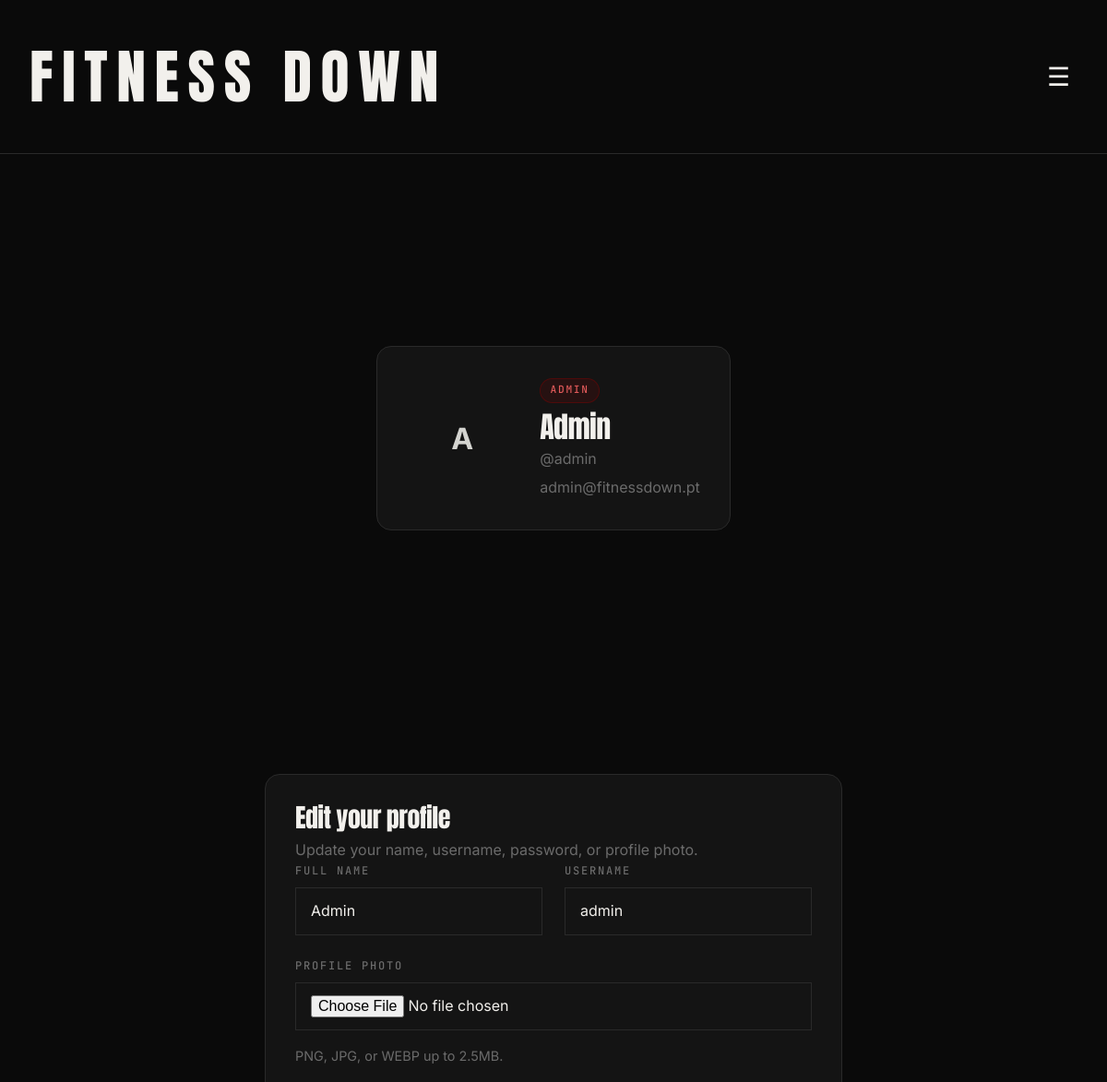
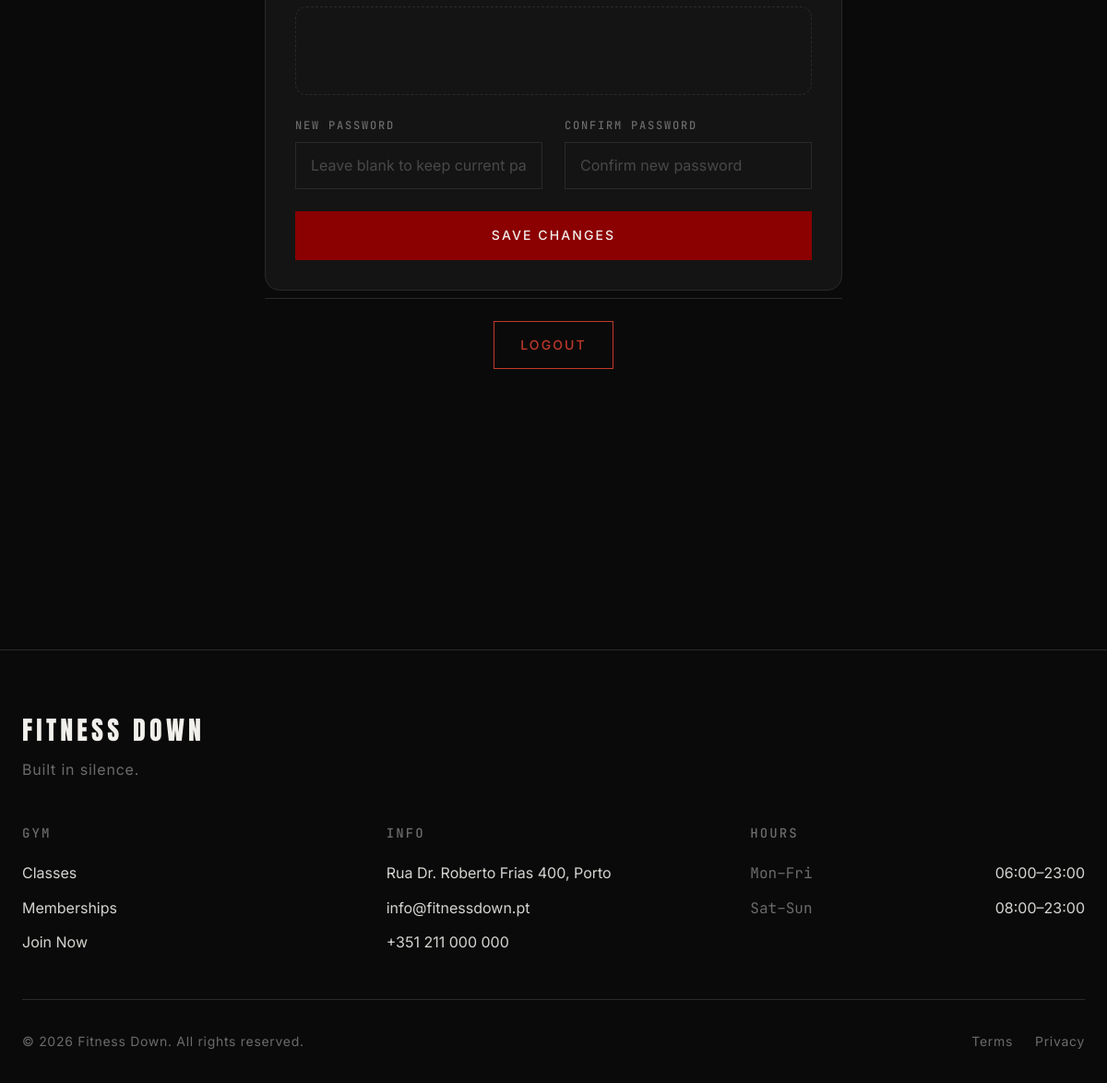
The page /profile.php (signed in) on the database its author committed (2 pictures, top to bottom).
### tables this page shows
CREATE TABLE users (
    id INTEGER PRIMARY KEY AUTOINCREMENT,
    name TEXT NOT NULL,
    email TEXT NOT NULL UNIQUE,
    username TEXT NOT NULL UNIQUE,
    password_hash TEXT NOT NULL,
    profile_photo TEXT,
    role TEXT NOT NULL CHECK (role IN ('member', 'trainer', 'admin')),
    created_at TEXT NOT NULL DEFAULT CURRENT_TIMESTAMP,
    is_active INTEGER NOT NULL DEFAULT 1
);

### includes/helper.php (called while the page is built, shortened)
<?php
function e(string $val): string {
    return htmlspecialchars($val, ENT_QUOTES | ENT_SUBSTITUTE, 'UTF-8');
}

### profile.php (the view, shortened to what this page needs)
<?php
$pdo = get_db();
$user_id = $_SESSION['user_id'];
$stmt = $pdo->prepare('SELECT id, name, email, username, profile_photo FROM users WHERE id = ?');
$stmt->execute([$user_id]);
$user = $stmt->fetch();
$name = $user['name'];
$username = $user['username'];
$profile_photo = $user['profile_photo'];
include __DIR__ . '/includes/header.php';
?>
<main class="profile-page">
    <section class="profile-page__hero">
        <div class="profile-card">
            <div class="profile-avatar <?= $profile_photo ? 'profile-avatar--image' : 'profile-avatar--initials' ?>">
                <?php if ($profile_photo): ?>
                    <img src="<?= e($profile_photo) ?>" alt="<?= e($user['name']) ?>">
                <?php else: ?>
                    <span><?= e(implode('', array_map(fn($p) => strtoupper($p[0] ?? ''), explode(' ', $user['name']))) ?: 'U') ?></span>
                <?php endif; ?>
            </div>
            <div class="profile-card__body">
                <span class="profile-role-badge profile-role-badge--<?= e($_SESSION['role'] ?? 'member') ?>">
                    <?= e(ucfirst($_SESSION['role'] ?? 'member')) ?>
                </span>
                <h1 class="profile-card__title"><?= e($user['name']) ?></h1>
                <p class="profile-card__meta">@<?= e($user['username']) ?></p>
                <p class="profile-card__email"><?= e($user['email']) ?></p>
            </div>
        </div>
    </section>
    <section class="profile-page__form">
        <div class="profile-form-card">
            <header class="profile-form-card__header">
                <h2>Edit your profile</h2>
                <p>Update your name, username, password, or profile photo.</p>
            </header>
            <form class="profile-form" action="/profile.php" method="post" enctype="multipart/form-data" novalidate>
                <div class="profile-form__row">
                    <div class="form__group">
                        <label for="name" class="form__label">Full name</label>
                        <input type="text" id="name" name="name" class="form__input" value="<?= e($name) ?>" required>
                    </div>
                    <div class="form__group">
                        <label for="username" class="form__label">Username</label>
                        <input type="text" id="username" name="username" class="form__input" value="<?= e($username) ?>" required>
                    </div>
                </div>
                <div class="form__group">
                    <label for="profile-photo" class="form__label">Profile photo</label>
                    <input type="file" id="profile-photo" name="profile_photo" class="form__input" accept="image/png,image/jpeg,image/webp">
                    <p class="form__hint">PNG, JPG, or WEBP up to 2.5MB.</p>
                    <div id="photo-preview" class="profile-photo-preview" aria-live="polite"></div>
                </div>
                <div class="profile-form__row">
                    <div class="form__group">
                        <label for="password" class="form__label">New password</label>
                        <input type="password" id="password" name="password" class="form__input" placeholder="Leave blank to keep current password" autocomplete="new-password">
                    </div>
                    <div class="form__group">
                        <label for="password-confirm" class="form__label">Confirm password</label>
                        <input type="password" id="password-confirm" name="password_confirm" class="form__input" placeholder="Confirm new password" autocomplete="new-password">
                    </div>
                </div>
                <button type="submit" class="button button--primary button--block">Save changes</button>
            </form>
        </div>
        <div class="profile-logout">
            <a href="/logout.php" class="button button--danger">Logout</a>
        </div>
    </section>
</main>
<?php include __DIR__ . '/includes/footer.php';

### css/pages/profile.css (style rules this page uses)
.profile-page { padding: 4rem 1.5rem 6rem; max-width: 1100px; margin: 0 auto; display: grid; gap: 2.5rem; }
.profile-page__hero { display: grid; gap: 1.5rem; }
.profile-card { background: var(--bg-surface); border: 1px solid var(--border); padding: 2rem; display: flex; gap: 1.5rem; align-items: center; border-radius: 1rem; }
.profile-avatar { width: 120px; height: 120px; border-radius: 50%; overflow: hidden; display: grid; place-content: center; flex-shrink: 0; background: var(--bg-muted); color: var(--text-soft); font-size: 2rem; font-weight: 700; text-transform: uppercase; }
.profile-card__body { min-width: 0; }
.profile-card__title { margin: 0; font-size: clamp(2rem, 2.4vw, 2.75rem); }
.profile-card__meta, .profile-card__email { margin: 0.35rem 0 0; color: var(--text-muted); }
.profile-role-badge { display: inline-block; font-family: var(--font-mono); font-size: 0.7rem; font-weight: 500; letter-spacing: 0.15em; text-transform: uppercase; padding: 0.2rem 0.65rem; border-radius: 2rem; margin-bottom: 0.6rem; }
.profile-role-badge--admin { background: rgba(139, 0, 0, 0.15); border: 1px solid rgba(139, 0, 0, 0.4); color: #e05a5a; }
.profile-logout { display: flex; justify-content: center; padding-top: 1.5rem; margin-top: 0.5rem; border-top: 1px solid var(--border); }
.profile-page__form { display: grid; }
.profile-form { display: flex; flex-direction: column; gap: 1.5rem; }
.profile-form__row { display: grid; gap: 1.5rem; grid-template-columns: 1fr 1fr; }
.profile-form-card { background: var(--bg-surface); border: 1px solid var(--border); border-radius: 1rem; padding: 2rem; }
.profile-form-card__header h2 { margin: 0 0 0.5rem; font-size: 1.75rem; }
.profile-form-card__header p { margin: 0; color: var(--text-muted); }
.profile-photo-preview { min-height: 6rem; margin-top: 1rem; border-radius: 0.75rem; border: 1px dashed var(--border); padding: 1rem; display: grid; place-items: center; color: var(--text-muted); font-size: 0.95rem; }
.form__hint { margin-top: 0.5rem; color: var(--text-muted); font-size: 0.9rem; }
@media (min-width: 840px) { .profile-page { padding-top: 6rem; } }

### css/base/tokens.css (style rules this page uses)
:root { --bg: #0a0a0a; --bg-surface: #141414; --bg-elevated: #1f1f1f; --text: #f2f0ec; --text-soft: #d4d4d0; --text-muted: #6b6b6b; --accent: #8b0000; --accent-hover: #a30f0f; --border: #2a2a2a; --border-strong: #6b6b6b; --font-display: "Anton", sans-serif; --font-body: "Inter", sans-serif; --font-mono: "JetBrains Mono", monospace; --text-sm: 0.875rem; --text-base: 1rem; --content-max: 1400px; }

### css/base/typography.css (style rules this page uses)
body { background-color: var(--bg); color: var(--text); font-family: var(--font-body); font-size: var(--text-base); line-height: 1.6; font-weight: 400; }
h1, h2, h3, h4, h5, h6 { font-family: var(--font-display); font-weight: 400; line-height: 1.05; color: var(--text); letter-spacing: -0.02em; }
h1 { font-size: 5.5rem; }
h2 { font-size: 3.75rem; }
p { color: var(--text-soft); line-height: 1.6; text-wrap: pretty; }
a { color: inherit; transition: color 150ms cubic-bezier(0.16, 1, 0.3, 1); }

### css/components/button.css (style rules this page uses)
.button { display: inline-flex; align-items: center; justify-content: center; gap: 0.5rem; padding: 0.875rem 1.75rem; font-family: var(--font-body); font-size: var(--text-sm); font-weight: 500; letter-spacing: 0.15em; text-transform: uppercase; text-align: center; white-space: nowrap; border: 1px solid transparent; border-radius: 0; cursor: pointer; transition: background-color 250ms cubic-bezier(0.16, 1, 0.3, 1), color 250ms cubic-bezier(0.16, 1, 0.3, 1), border-color 250ms cubic-bezier(0.16, 1, 0.3, 1), transform 250ms cubic-bezier(0.16, 1, 0.3, 1); }
.button--primary { background-color: var(--accent); color: var(--text); border-color: var(--accent); }
.button--block { display: flex; width: 100%; }
.button--danger { background-color: transparent; color: #c0392b; border-color: #c0392b; }

### css/components/form.css (style rules this page uses)
.form__group { display: flex; flex-direction: column; gap: 0.5rem; }
.form__label { font-family: var(--font-mono); font-size: 0.75rem; font-weight: 500; letter-spacing: 0.15em; text-transform: uppercase; color: var(--text-muted); }
.form__input { width: 100%; padding: 0.75rem 1rem; font-family: var(--font-body); font-size: var(--text-base); color: var(--text); background-color: var(--bg-surface); border: 1px solid var(--border); border-radius: 0; transition: border-color 150ms cubic-bezier(0.16, 1, 0.3, 1), background-color 150ms cubic-bezier(0.16, 1, 0.3, 1); }
.form__input::placeholder { color: var(--text-muted); opacity: 0.6; }

### rows shown on the page
users: name "A", name "ADMIN", name "Admin", username "admin", email "admin@fitnessdown.pt"
